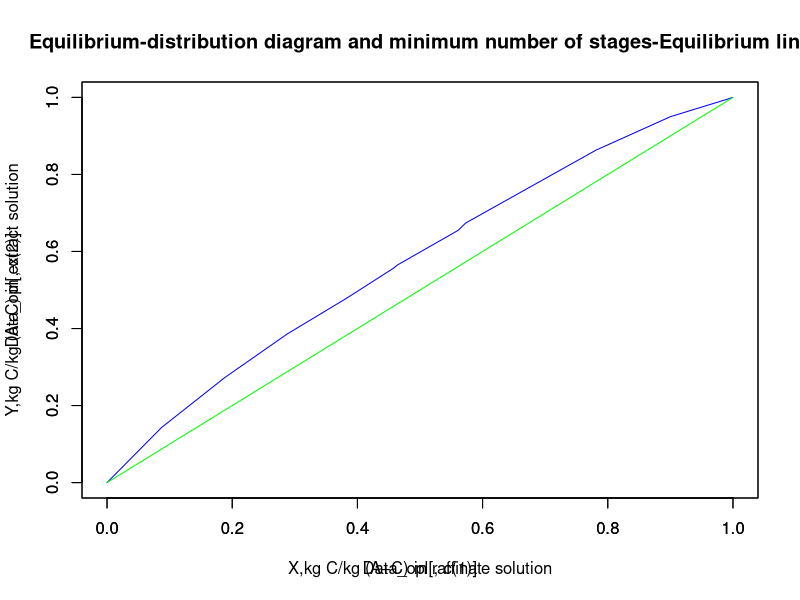

Generate this figure with R:
#page:449
F = 1000
XF = 0.6
XPE = 0.9 
XN = 0.1 

x = c(0,0,0.087,0.1429,0.1883,0.273,0.288,0.386,0.384,0.48,0.458,0.557,0.464,0.565,0.561,0.655,0.573,0.674,0.781,0.863,0.9,0.95,1,1)

Data_eqm = matrix(ncol = 2, data = x,byrow = TRUE)

y = c(0,0,0.09,0.09,0.18,0.18,0.27,0.27,0.36,0.36,0.45,0.45,0.54,0.54,0.63,0.63,0.72,0.72,0.81,0.81,0.90,0.90,1,1)

Data_opl = matrix(ncol = 2, data = y,byrow = TRUE)


a1=plot(Data_eqm[ ,c(1)],Data_eqm[ ,c(2)],col = "blue",type="l",main = "Equilibrium-distribution diagram and minimum number of stages-Equilibrium line",xlab = "X,kg C/kg (A+C) in raffinate solution",ylab = "Y,kg C/kg (A+C) in extract solution")
par(new = TRUE)
a2=plot(Data_opl[ ,c(1)],Data_opl[ ,c(2)],type="l",col = 'Green') 

Nmin = 9  

print(Nmin)

NdeltaEm = 11.04 
NE1 = 3.1 

Ymin = (NdeltaEm-NE1)/NE1

print(round(Ymin,3))

Y = 1.5*Ymin
NdeltaE = Y*NE1+NE1 
NdeltaR = -24.90 
N = 17.5
NRN = 0.0083

G=function(e){
  f1 = F-e[1]-e[2] 
f2 = F*XF-e[1]*XPE-e[2]*XN 
return(c(f1,f2))

}
require(pracma)
e = c(600,300)
y = c(fsolve(G,e)$x)


P_E = y[1]
R_N = y[2]

R_O = Y*P_E
E_1 = R_O+P_E
B_E = E_1*NE1
E1 = B_E+E_1
RN = R_N*(1+NRN)
S = B_E+R_N*NRN

print(N)
cat(round(P_E),round(R_N),round(R_O),round(E_1),round(B_E),round(E1),round(RN),round(S))
